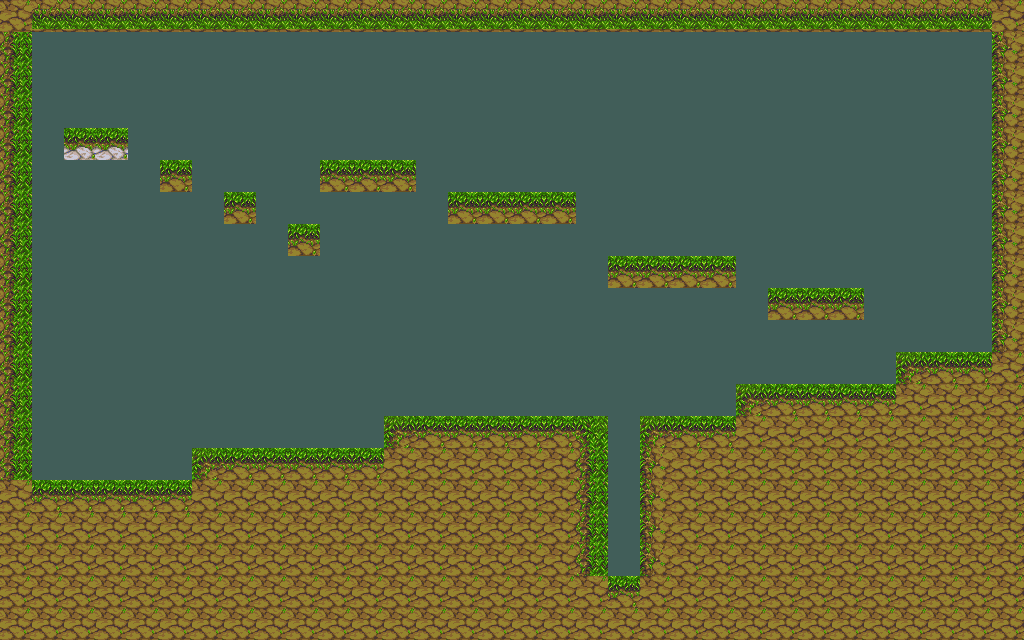

Below is a game level as drawn by its tile map, then a one-line description and the .tmx that defines it (tile-layer data replaced by summaries):
An orthogonal 32x20 tile map with 32x32 px tiles, 2 tile layers (Background, Platforms), 4 tilesets and 1 object (Player).

<map version="1.9" tiledversion="1.9.2" orientation="orthogonal" renderorder="right-down" width="32" height="20" tilewidth="32" tileheight="32" infinite="0" nextlayerid="5" nextobjectid="9">
 <tileset firstgid="1" source="data/tile_place.tsx" />
 <tileset firstgid="226" source="data/[32x32] Decoraciones V1.tsx" />
 <tileset firstgid="235" source="data/background1.tsx" />
 <tileset firstgid="256" source="box.tsx" />
 <layer id="1" name="Background" width="32" height="20">
  <data>[640 cells, 640 non-empty, 1 distinct tile ids]</data>
 </layer>
 <layer id="2" name="Platforms" width="32" height="20">
  <data>[640 cells, 289 non-empty, 8 distinct tile ids]</data>
 </layer>
 <objectgroup id="4" name="Character">
  <object id="6" name="Player" x="82" y="441" height="3" />
 </objectgroup>
</map>
